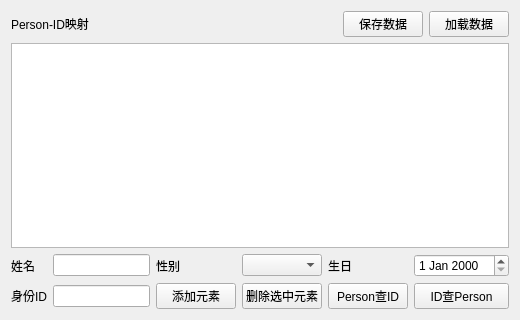
<?xml version="1.0" encoding="UTF-8"?>
<ui version="4.0">
 <class>Widget</class>
 <widget class="QWidget" name="Widget">
  <property name="geometry">
   <rect>
    <x>0</x>
    <y>0</y>
    <width>520</width>
    <height>320</height>
   </rect>
  </property>
  <property name="windowTitle">
   <string>Widget</string>
  </property>
  <layout class="QVBoxLayout" name="verticalLayout">
   <item>
    <layout class="QHBoxLayout" name="horizontalLayout">
     <item>
      <widget class="QLabel" name="label">
       <property name="sizePolicy">
        <sizepolicy hsizetype="Expanding" vsizetype="Preferred">
         <horstretch>0</horstretch>
         <verstretch>0</verstretch>
        </sizepolicy>
       </property>
       <property name="text">
        <string>Person-ID映射</string>
       </property>
      </widget>
     </item>
     <item>
      <widget class="QPushButton" name="pushButtonSaveData">
       <property name="text">
        <string>保存数据</string>
       </property>
      </widget>
     </item>
     <item>
      <widget class="QPushButton" name="pushButtonLoadData">
       <property name="text">
        <string>加载数据</string>
       </property>
      </widget>
     </item>
    </layout>
   </item>
   <item>
    <widget class="QListWidget" name="listWidget"/>
   </item>
   <item>
    <layout class="QGridLayout" name="gridLayout">
     <item row="0" column="0">
      <widget class="QLabel" name="label_2">
       <property name="text">
        <string>姓名</string>
       </property>
      </widget>
     </item>
     <item row="0" column="1">
      <widget class="QLineEdit" name="lineEditName"/>
     </item>
     <item row="0" column="2">
      <widget class="QLabel" name="label_3">
       <property name="text">
        <string>性别</string>
       </property>
      </widget>
     </item>
     <item row="0" column="3">
      <widget class="QComboBox" name="comboBoxGender"/>
     </item>
     <item row="0" column="4">
      <widget class="QLabel" name="label_4">
       <property name="text">
        <string>生日</string>
       </property>
      </widget>
     </item>
     <item row="0" column="5">
      <widget class="QDateEdit" name="dateEditBirthday"/>
     </item>
     <item row="1" column="0">
      <widget class="QLabel" name="label_5">
       <property name="text">
        <string>身份ID</string>
       </property>
      </widget>
     </item>
     <item row="1" column="1">
      <widget class="QLineEdit" name="lineEditID"/>
     </item>
     <item row="1" column="2">
      <widget class="QPushButton" name="pushButtonAdd">
       <property name="text">
        <string>添加元素</string>
       </property>
      </widget>
     </item>
     <item row="1" column="3">
      <widget class="QPushButton" name="pushButtonDel">
       <property name="text">
        <string>删除选中元素</string>
       </property>
      </widget>
     </item>
     <item row="1" column="4">
      <widget class="QPushButton" name="pushButtonPersonToID">
       <property name="text">
        <string>Person查ID</string>
       </property>
      </widget>
     </item>
     <item row="1" column="5">
      <widget class="QPushButton" name="pushButtonIDToPerson">
       <property name="text">
        <string>ID查Person</string>
       </property>
      </widget>
     </item>
    </layout>
   </item>
  </layout>
 </widget>
 <layoutdefault spacing="6" margin="11"/>
 <resources/>
 <connections/>
</ui>
